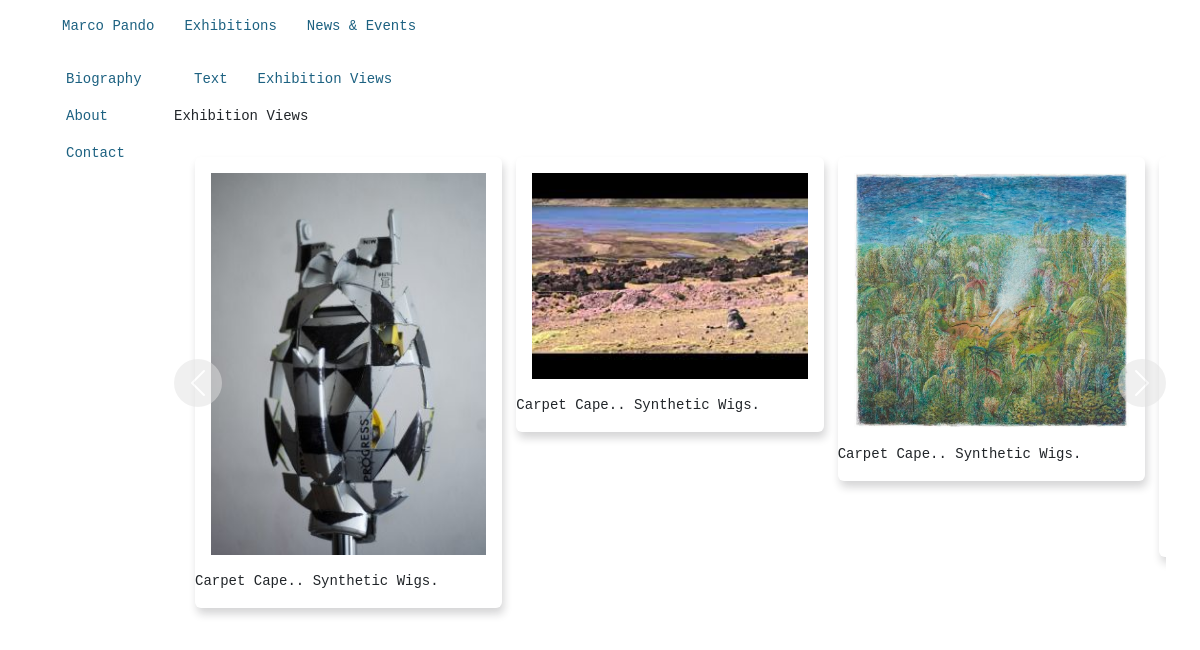
The app's page /exhibition/6 with its own data.
### portfolio_app/models.py (models this page shows)
class Exhibition_View(models.Model):
    exhibition = models.ForeignKey(Exhibition, on_delete=models.CASCADE)
    title=CharField(max_length=100)
    description=TextField(max_length=250)
    image=ImageField(upload_to='portfolio_app/images')

### portfolio_app/views.py (the view)
# urls.py: path('<int:exhibition_id>',exhibition_detail,name='exhibition_detail'),
def exhibition_detail(request,exhibition_id):
    exhibition = get_object_or_404(Exhibition, pk=exhibition_id)
    context = {'exhibition': exhibition}
    return render(request, 'exhibition_detail.html', context)

### portfolio_app/templates/exhibition_detail.html (shortened to what this page needs)
{%extends 'layout.html'%}
{% block content%}
<link rel="stylesheet" type="text/css" href="/static/css/carousel.css">
<nav class="navbar navbar-expand-lg bg-body-tertiary">
  <div class="container-fluid">
    <ul class="navbar-nav">
      <li class="nav-item">
        <a class="nav-link active navbar-item" aria-current="page" href="#Description">Text</a>
      </li>
      <li class="nav-item">
        <a class="nav-link navbar-item" href="#Images">Exhibition Views</a>
      </li>
    </ul>
  </div>
</nav>
<p>Exhibition Views</p>
<div id="carouselExampleControls" class="carousel" data-bs-ride="carousel">
  <div class="carousel-inner">
    {% for exhibition_view in exhibition.exhibition_view_set.all %}
    <div id="Images" class="carousel-item">
      <div class="card">
          <div class="card-body">
            <img src="{{exhibition_view.image.url}}" class="d-block w-100" alt="Exhibition">
          </div>
          <p>{{exhibition_view.title}}. {{exhibition_view.description}}</p>
      </div>
    </div>
    {% endfor %}
    <div id="Description" class="carousel-item">
      <div class="card">
          <div class="card-body" style="height:400px; overflow-y: scroll;">
          </div>
      </div>
    </div>
  </div>
  <button class="carousel-control-prev" type="button" data-bs-target="#carouselExampleControls" data-bs-slide="prev">
      <span class="carousel-control-prev-icon" aria-hidden="true"></span>
  </button>
  <button class="carousel-control-next" type="button" data-bs-target="#carouselExampleControls" data-bs-slide="next">
      <span class="carousel-control-next-icon" aria-hidden="true"></span>
  </button>
</div>
{% endblock %}

### portfolio_app/static/css/styleLayout.css (style rules this page uses)
body { padding-left: 16px; }
li { list-style-type: none; }
.navbar-item { color: #1C6181 !important; padding-right: 22px !important; }
* { scrollbar-width: auto; scrollbar-color: #ffffff transparent; }

### portfolio_app/static/css/carousel.css (style rules this page uses)
.carousel-inner { padding: 1em; }
.card { margin: 0 0.5em; box-shadow: 2px 6px 8px 0 rgba(22, 22, 26, 0.18); border: none; }
.carousel-control-prev, .carousel-control-next { background-color: #e1e1e1; width: 6vh; height: 6vh; border-radius: 50%; top: 50%; transform: translateY(-50%); }
@media (min-width: 768px) { .carousel-item { margin-right: 0; flex: 0 0 33.333333%; display: block; } }
@media (min-width: 768px) { .carousel-inner { display: flex; } }
.card img { max-height: 100%; }

### records on screen
Exhibition_View: image (picture), title "Carpet Cape.", description "Synthetic Wigs."
Exhibition_View: image (picture), title "Carpet Cape.", description "Synthetic Wigs."
Exhibition_View: image (picture), title "Carpet Cape.", description "Synthetic Wigs."
